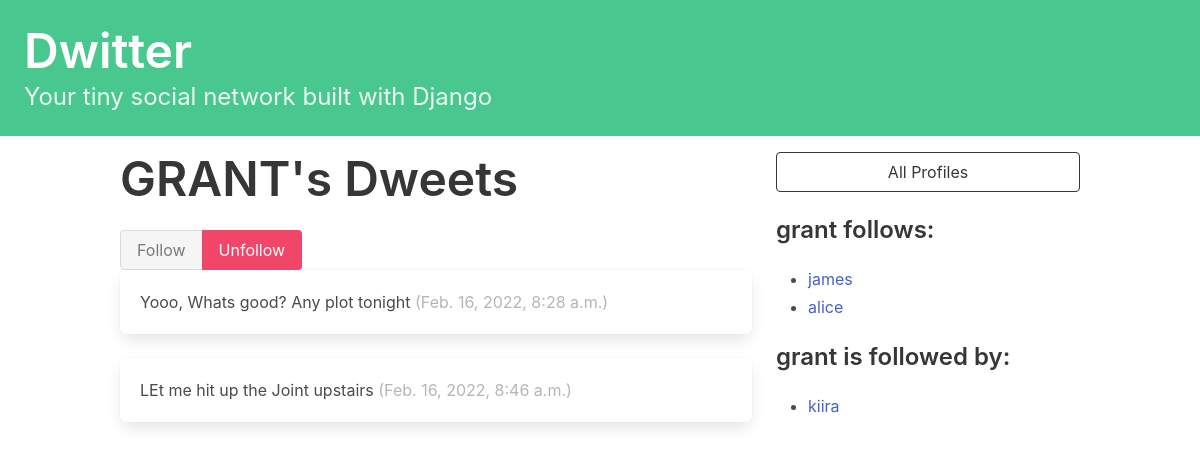
The app's page /profile/2 (signed in) with its own data.
### dwitter/models.py (models this page shows, shortened)
class Profile(models.Model):
    user = models.OneToOneField(User, on_delete=models.CASCADE)
    follows = models.ManyToManyField(
        "self",
        related_name="followed_by",
        symmetrical=False,
        blank=True
    )
    def __str__(self) -> str:
        return self.user.username

class Dweet(models.Model):
    user = models.ForeignKey(User, related_name="dweets", on_delete=models.DO_NOTHING)
    body = models.CharField(max_length=140)
    created_at = models.DateTimeField(auto_now_add=True)

### dwitter/views.py (the view, shortened to what this page needs)
# urls.py: path("profile/<int:pk>", profile, name="profile")
def profile(request, pk):
    profile = Profile.objects.get(id=pk)
    context = {"profile":profile}
    return render(request, "dwitter/profile.html", context)

### dwitter/templates/dwitter/profile.html (shortened to what this page needs)
{% extends 'base.html' %}
{% block content %}
<div class="column">
    <div class="block">
    <h1 class="title is-1">
        {{profile.user.username|upper}}'s Dweets
    </h1>
    </div>
    <form method="post">
    <div class="buttons has-addons">
        {% if profile in request.user.profile.follows.all %}
        <button class="button is-success is-static" name="follow" value="follow">Follow</button>
        <button class="button is-danger" name="follow" value="unfollow">Unfollow</button>
        {% else %}
        <button class="button is-success " name="follow" value="follow">Follow</button>
        <button class="button is-danger is-static" name="follow" value="follow">Unfollow</button>
        {% endif %}
    </div>
</form>
<div class="content">
    {% for dweet in profile.user.dweets.all %}
        <div class="box">
            {{ dweet.body }}
            <span class="is-small has-text-grey-light">
                ({{ dweet.created_at }})
            </span>
        </div>
    {% endfor %}
</div>
</div>
<div class="column is-one-third">
    <div class="block">
        <a href="{% url 'profile_list'%}">
            <button class="button is-dark is-outlined is-fullwidth">
                All Profiles
            </button>
        </a>
    </div>
    <div class="block">
        <h3 class="title is-4">
            {{profile.user.username}} follows:
        </h3>
        <div class="content">
            <ul>
            {% for following in profile.follows.all %}
                <li>
                    <a href="{% url 'profile' following.id %}">
                        {{ following }}
                    </a>
                </li>
            {% endfor %}
            </ul>
        </div>
    </div>
    <div class="block">
        <h3 class="title is-4">
            {{profile.user.username}} is followed by:
        </h3>
        <div class="content">
            <ul>
            {% for follower in profile.followed_by.all %}
                <li>
                    <a href="{% url 'profile' follower.id  %}">
                        {{ follower }}
                    </a>
                </li>
            {% endfor %}
            </ul>
        </div>
    </div>
</div>
{% endblock content %}

### records on screen
Profile: user.username "GRANT", user.username "grant"
Dweet: body "Yooo, Whats good? Any plot tonight", created_at "Feb. 16, 2022, 8:28 a.m."
Dweet: body "LEt me hit up the Joint upstairs", created_at "Feb. 16, 2022, 8:46 a.m."
Profile: user.username "james"
Profile: user.username "alice"
Profile: user.username "kiira"
